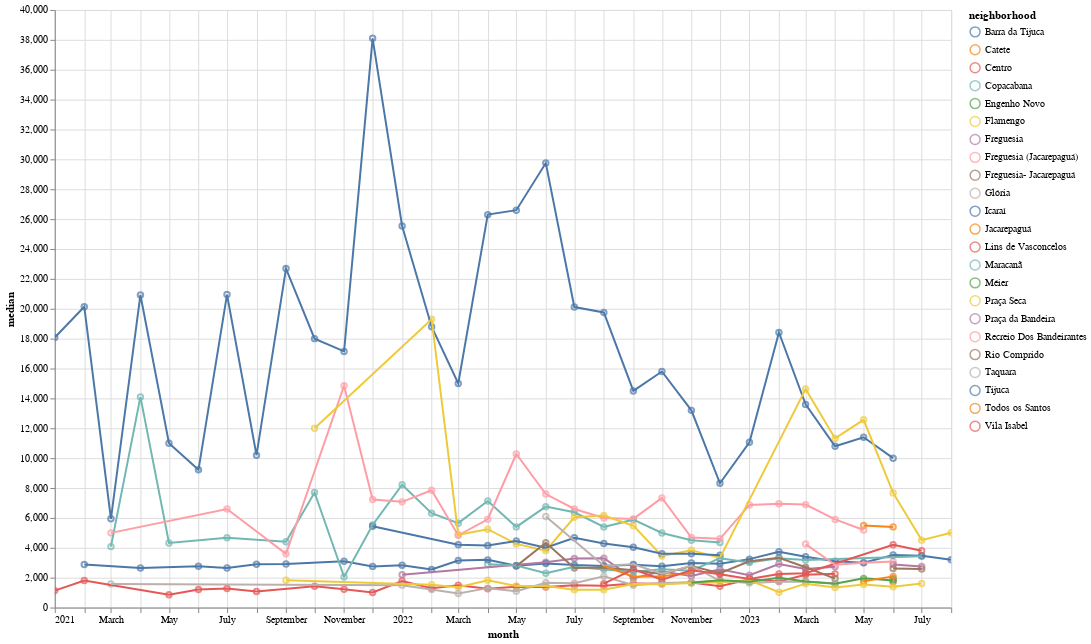

This figure's notebook cell:
### Code cell
aux = X.groupby(['month', 'neighborhood']).total.agg(['count', 'median']).reset_index()
(
    alt.Chart(aux.query('count > 10')).mark_point().encode(x='month', y='median', color='neighborhood', tooltip=['month', 'neighborhood', 'count', 'median']) +
    alt.Chart(aux.query('count > 10')).mark_line().encode(x='month', y='median', color='neighborhood')
).properties(width=900, height=600).interactive()

### Figure 1 — Vega-Lite specification as saved in the notebook (floating-point values rounded to 4 significant figures; data arrays with more than 128 entries replaced by an {"elided": "..."} marker saying what was removed)
{"config": {"view": {"continuousWidth": 400, "continuousHeight": 300}}, "layer": [{"data": {"name": "data-8bd0eaa72fada7d16d958a88fe8235fa"}, "mark": "point", "encoding": {"color": {"field": "neighborhood", "type": "nominal"}, "tooltip": [{"field": "month", "type": "temporal"}, {"field": "neighborhood", "type": "nominal"}, {"field": "count", "type": "quantitative"}, {"field": "median", "type": "quantitative"}], "x": {"field": "month", "type": "temporal"}, "y": {"field": "median", "type": "quantitative"}}, "selection": {"selector002": {"type": "interval", "bind": "scales", "encodings": ["x", "y"]}}}, {"data": {"name": "data-8bd0eaa72fada7d16d958a88fe8235fa"}, "mark": "line", "encoding": {"color": {"field": "neighborhood", "type": "nominal"}, "x": {"field": "month", "type": "temporal"}, "y": {"field": "median", "type": "quantitative"}}}], "height": 600, "width": 900, "$schema": "https://vega.github.io/schema/vega-lite/v4.17.0.json", "datasets": {"data-8bd0eaa72fada7d16d958a88fe8235fa": {"elided": "269 records"}}}
